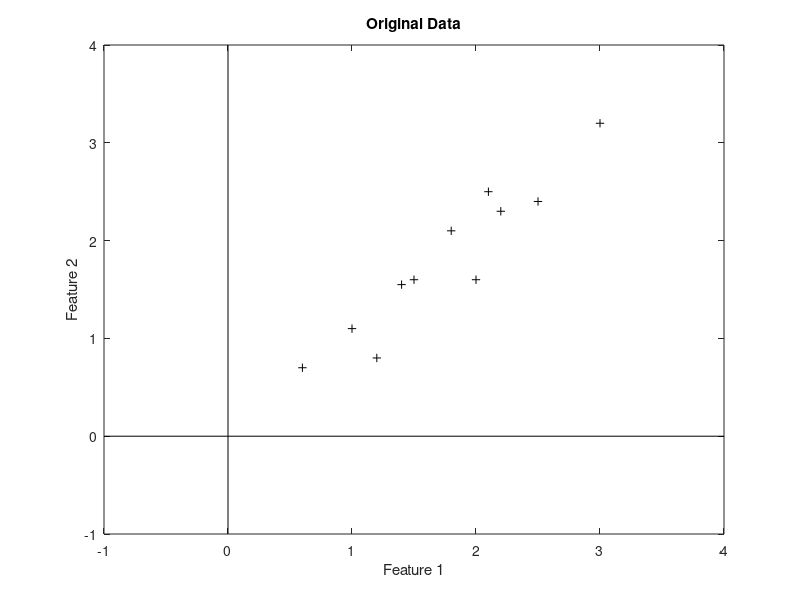
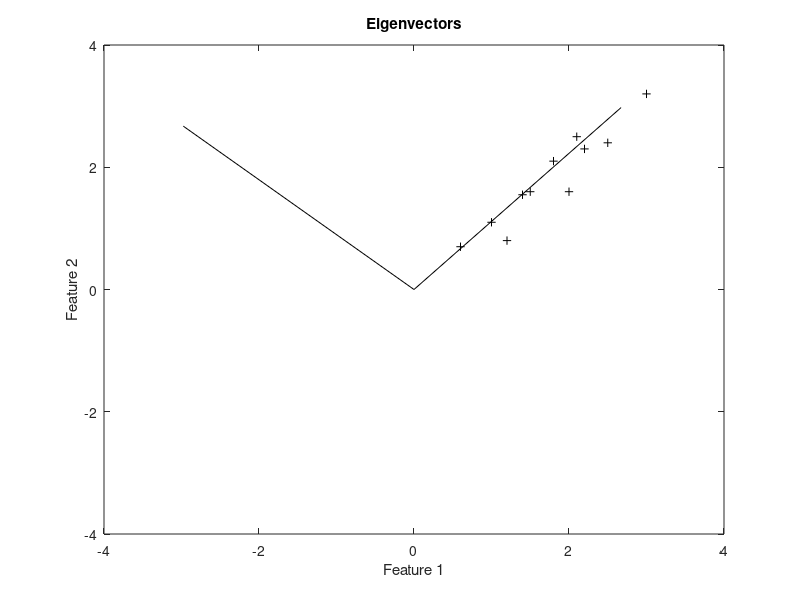
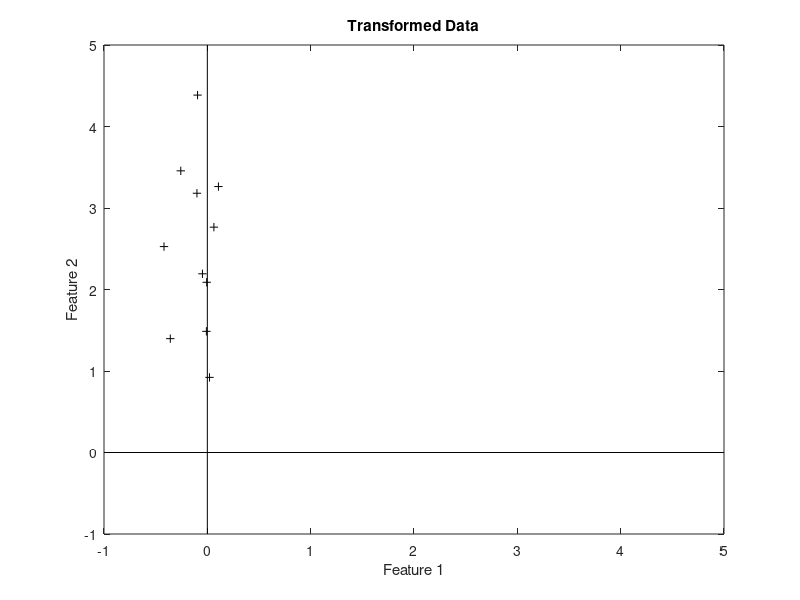
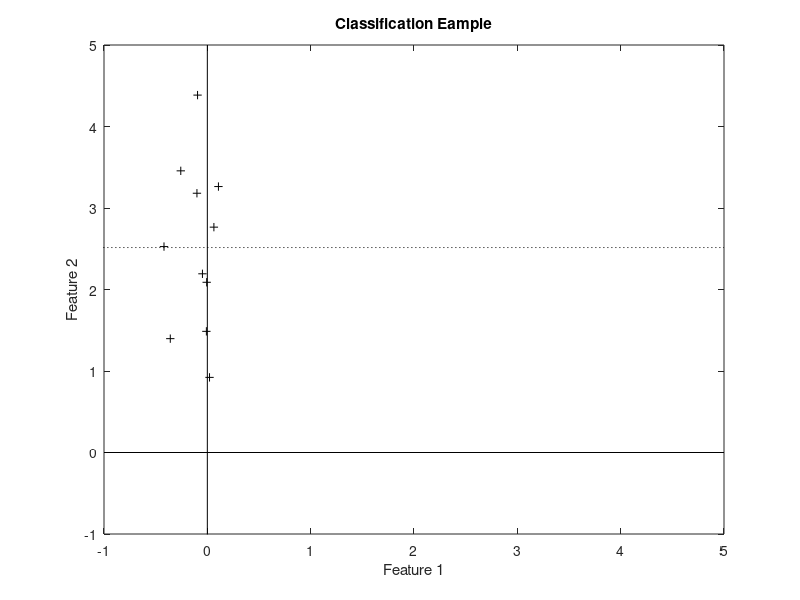

The MATLAB script that drew these images, in order: (Note: this script raises an error after producing the figures.)
% PCA demo for data warehouse and data mining in bupt.
% Feature Matrix cx. Each colum represents a feature and each row a sample
% data
cx = [ 1.4000 1.55000
       3.0000 3.2000
       0.6000 0.7000
       2.2000 2.3000
       1.8000 2.1000
       2.0000 1.6000
       1.0000 1.1000
       2.5000 2.4000
       1.5000 1.6000
       1.2000 0.8000
       2.1000 2.5000 ];
 [m,n] = size(cx);
 
 % data graph
 figure (1);
 plot(cx(:,1),cx(:,2),'k+');    hold on; %data
 plot(([0,0]),([-1,4]),'k-');   hold on; %X axis
 plot(([-1,4]),([0,0]),'k-');   hold on; %Y axis
 axis([-1,4,-1,4]);
 xlabel('Feature 1');
 ylabel('Feature 2');
 title('Original Data');
 
 %Covariance Matrix
 covX = cov(cx)
 %Covariance Matrix using the matrix definition
 meanX = mean(cx)
 
 cx1 = cx(:,1) - meanX(1);
 cx2 = cx(:,2) - meanX(2);
 
 Mcx = [cx1, cx2];
 covX = (transpose(Mcx)*(Mcx))/(m-1)   %definition of covariance
 
 %Covariance Matrix using alternative definition
 meanX = mean(cx);                     %mean of all elments of each row
 
 cx1 = cx(:,1);                        % substract mean of first row in cx
 cx2 = cx(:,2);                        % substract mean of second row in cx
 
 covX = ((transpose(cx)*(cx))/(m-1))-((transpose(meanX)*meanX)*(m/(m-1)))
 
 %Compute Eigenvalues and Eigenvector
 [W,L] = eig(covX)                     %W= Eigenvalues  L=Eigenvector
 
 % Eigenvector Graph
 figure(2);
 plot(cx(:,1),cx(:,2),'k+');                hold on;
 plot(([0,W(1,1)*4]),([0,W(1,2)*4]),'k-');  hold on;
 plot(([0,W(2,1)*4]),([0,W(2,2)*4]),'k-');
 axis([-4,4,-4,4]);
 xlabel('Feature 1');
 ylabel('Feature 2');
 title('Eigenvectors');
 
 %Transform Data
 cy = cx*transpose(W)
 
 %Graph Transformed Data
 figure(3);
 plot(cy(:,1),cy(:,2),'k+');      hold on;
 plot(([0,0]),([-1,5]),'k-');     hold on;
 plot(([-1,5]),([0,0]),'k-');
 axis([-1,5,-1,5]);
 xlabel('Feature 1');
 ylabel('Feature 2');
 title('Transformed Data');
 
 %Classification example
 meanY = mean(cy);
 
 % Graph of classification example
 figure(4)
 plot(([-5,5]),([meanY(2), meanY(2)]),'k:'); hold on;
 plot(([0,0]),([-5,5]),'k-');     hold on;
 plot(([-1,5]),([0,0]),'k-');     hold on;
 plot(cy(:,1),cy(:,2),'k+');      hold on;
 axis([-1,5,-1,5]);
 xlabel('Feature 1');
 ylabel('Feature 2');
 title('Classification Eample');
 legend('Mean',2);
 
 %Compression example
 cy(:,1)=zeros;
 xr = transpose (transpose(W)*transpose(cy));
 
 %Graph of compression example
 figure(5)
 plot(xr(:,1),xr(:,2),'k+');      hold on;
 plot(([0,0]),([-1,4]),'k-');     hold on;
 plot(([-1,4]),([0,0]),'k-');     
 axis([-1,4,-1,4]);
 xlabel('Feature 1');
 ylabel('Feature 2');
 title('Compression Eample');

 

 